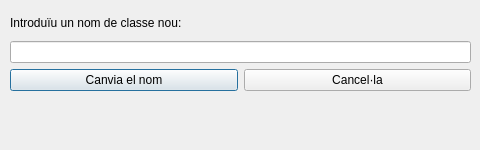
<?xml version="1.0" encoding="UTF-8"?>
<ui version="4.0">
 <class>Dialog</class>
 <widget class="QDialog" name="Dialog">
  <property name="geometry">
   <rect>
    <x>0</x>
    <y>0</y>
    <width>480</width>
    <height>150</height>
   </rect>
  </property>
  <property name="minimumSize">
   <size>
    <width>480</width>
    <height>150</height>
   </size>
  </property>
  <property name="maximumSize">
   <size>
    <width>480</width>
    <height>150</height>
   </size>
  </property>
  <property name="windowTitle">
   <string>Dialog</string>
  </property>
  <widget class="QWidget" name="gridLayoutWidget">
   <property name="geometry">
    <rect>
     <x>10</x>
     <y>10</y>
     <width>461</width>
     <height>111</height>
    </rect>
   </property>
   <layout class="QGridLayout" name="gridLayout">
    <item row="0" column="0" colspan="2">
     <widget class="QLabel" name="introLabel">
      <property name="text">
       <string>Introduïu un nom de classe nou:</string>
      </property>
     </widget>
    </item>
    <item row="1" column="0" colspan="2">
     <widget class="QLineEdit" name="enterNameLineEdit"/>
    </item>
    <item row="2" column="0">
     <widget class="QPushButton" name="renameButton">
      <property name="text">
       <string>Canvia el nom</string>
      </property>
     </widget>
    </item>
    <item row="2" column="1">
     <widget class="QPushButton" name="cancelButton">
      <property name="text">
       <string>Cancel·la</string>
      </property>
     </widget>
    </item>
    <item row="3" column="0" colspan="2">
     <widget class="QLabel" name="statusLabel">
      <property name="text">
       <string/>
      </property>
     </widget>
    </item>
   </layout>
  </widget>
 </widget>
 <resources/>
 <connections/>
</ui>
